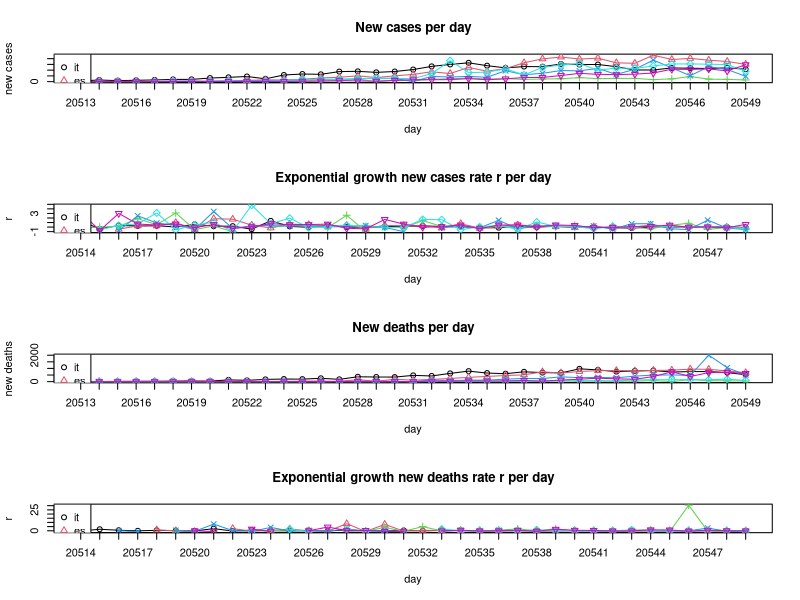

Write R code to recreate this figure.
## Exponential growth
# y = a * (1 + r)^x
# a = initial value (the amount before measuring growth or decay)
# r = growth or decay rate (most often represented as a percentage and expressed as a decimal)
# x = number of time intervals that have passed
# (y/a)^(1/x) - 1 = r

BASE_DIR <- "~/covid-19/"
setwd(BASE_DIR)

## March: New confirmed covid-19 cases per day. Data taken from daily situation reports from the WHO website.
days <- as.Date(c('01.03','02.03','03.03','04.03','05.03','06.03','07.03',
          '08.03','09.03','10.03','11.03','12.03','13.03','14.03',
          '15.03','16.03','17.03','18.03','19.03','20.03','21.03',
          '22.03','23.03','24.03','25.03','26.03','27.03','28.03',
          '29.03','30.03','31.03','01.04','02.04','03.04','04.04',
          '05.04','06.04'), tryFormats = c("%d.%m"))
it <- c(240,561,347,466,587,769,778,1247,1492,1797,977,2313,2651,
        2547,3497,3590,3233,3526,4207,5322,5986,6557,5560,4789,5249,
        5210,6153,5959,5974,5217,4050,4053,4782,4668,4585,4805,4316)
es <- c(13,0,69,37,47,59,117,56,159,435,615,501,825,1266,1522,2000,
        1438,1987,2538,3431,2833,4946,3646,4517,6584,7937,8578,7871,
        8189,6549,6398,9222,7719,8102,7472,7026,6023)
ch <- c(8,6,6,7,20,30,123,55,68,0,159,154,213,267,234,841,0,450,353,
        853,977,1237,894,1044,774,925,1000,1390,1048,1122,1138,696,
        962,1774,862,783,576)
fr <- c(43,0,91,21,73,138,193,93,410,286,372,495,591,780,829,911,
        1193,1079,0,1834,1598,1821,1525,3794,2410,2895,3866,3756,
        4603,2497,4335,7500,4784,2066,5209,4221,1850)
de <- c(0,72,28,39,66,272,105,156,317,27,157,271,802,693,733,1043,
        1174,1144,1042,2801,7324,3140,3311,4438,2342,4954,5780,6294,
        3965,4751,4615,5453,6156,6174,6082,5936,3677)
uk <- c(3,13,3,12,20,29,49,43,67,46,50,87,134,208,342,251,152,407,
        672,647,706,1035,669,967,1427,1452,2129,2885,2546,2433,2619,
        3009,4324,4244,4450,3735,5903)
all_countries <- list(it,es,ch,fr,de,uk)

## March: New confirmed covid-19 deaths per day. Data taken from daily situation reports from the WHO website.
it_d <- c(8,6,17,28,27,41,49,37,132,97,168,196,189,252,173,368,349,
          345,473,429,625,795,649,601,743,685,660,971,887,758,810,
          839,727,760,764,681,527)
es_d <- c(0,0,0,0,1,2,2,0,5,18,8,12,36,36,16,152,21,182,107,169,
          235,324,394,462,514,738,655,769,832,838,812,849,864,950,
          932,809,674)
ch_d <- c(0,0,0,0,0,1,0,1,0,0,1,1,2,0,5,2,1,5,2,12,10,13,4,6,20,17,
          58,36,38,22,38,78,5,158,71,59,49)
fr_d <- c(0,0,1,1,0,2,3,1,9,11,3,15,13,18,12,36,21,27,0,128,78,112,
          112,186,240,231,364,297,319,291,415,497,505,471,2003,1053,
          518)
de_d <- c(0,0,0,0,0,0,0,0,0,2,0,1,3,0,2,4,1,0,0,8,25,22,27,32,23,49,
          55,72,64,66,128,149,140,145,141,184,92)
uk_d <- c(0,0,0,0,0,0,1,1,0,1,3,0,2,2,11,14,20,5,0,41,33,56,48,54,
          87,41,115,181,260,209,180,381,743,389,684,708,621)
all_countries_d <- list(it_d,es_d,ch_d,fr_d,de_d,uk_d)

## Computing exponential growth rates r
compute_r <- function(y, t, x){
  r <- c()
  for(i in 2:length(t)){
    new_r <- (y[i] / y[i-1])^(1/x) - 1
    if(abs(new_r) %in% c(Inf, NaN)) new_r <- NA
    r <- c(r, new_r)
  }
  return(r)
}

r_it <- compute_r(it, days, 1)
r_es <- compute_r(es, days, 1)
r_ch <- compute_r(ch, days, 1)
r_fr <- compute_r(fr, days, 1)
r_de <- compute_r(de, days, 1)
r_uk <- compute_r(uk, days, 1)
all_countries_r <- list(r_it,r_es,r_ch,r_fr,r_de,r_uk)

r_it_d <- compute_r(it_d, days, 1)
r_es_d <- compute_r(es_d, days, 1)
r_ch_d <- compute_r(ch_d, days, 1)
r_fr_d <- compute_r(fr_d, days, 1)
r_de_d <- compute_r(de_d, days, 1)
r_uk_d <- compute_r(uk_d, days, 1)
all_countries_r_d <- list(r_it_d,r_es_d,r_ch_d,r_fr_d,r_de_d,r_uk_d)

## Plotting
all_countries_names <- c('it','es','ch','fr','de','uk')
colors <- 1:length(all_countries_names)
pchs <- 1:length(all_countries_names)

pdf('figures/static-new-cases-with-growth-rate.pdf', height = 10, paper = 'a4')

par(mfrow=c(4,1))

# New cases per day
plot(days, unlist(all_countries[1]), main='New cases per day', type='o',
     ylim=c(0,max(unlist(all_countries),na.rm=T)),
     xaxt="n", col=colors[1], pch=pchs[1], ylab='new cases', xlab='day')
axis(1, at=days, labels=T)
for(i in 2:length(all_countries)){
  lines(days, unlist(all_countries[i]), type='o', col=colors[i], pch=pchs[i])
}
legend('topleft',legend=all_countries_names,col=colors,pch=pchs)

# Exponential growth new cases rate r per day
plot(days[-1], unlist(all_countries_r[1]), main='Exponential growth new cases rate r per day', type='o',
     ylim=c(min(unlist(all_countries_r),na.rm=T), max(unlist(all_countries_r),na.rm=T)),
     xaxt="n", col=colors[1], pch=pchs[1], ylab='r', xlab='day')
axis(1, at=days[-1], labels=T)
for(i in 2:length(all_countries_r)){
  lines(days[-1], unlist(all_countries_r[i]), type='o', col=colors[i], pch=pchs[i])
}
legend('topleft',legend=all_countries_names,col=colors,pch=pchs)


# New deaths per day
plot(days, unlist(all_countries_d[1]), main='New deaths per day', type='o',
     ylim=c(0,max(unlist(all_countries_d),na.rm=T)),
     xaxt="n", col=colors[1], pch=pchs[1], ylab='new deaths', xlab='day')
axis(1, at=days, labels=T)
for(i in 2:length(all_countries_d)){
  lines(days, unlist(all_countries_d[i]), type='o', col=colors[i], pch=pchs[i])
}
legend('topleft',legend=all_countries_names,col=colors,pch=pchs)

# Exponential growth new deaths rate r per day
plot(days[-1], unlist(all_countries_r_d[1]), main='Exponential growth new deaths rate r per day', type='o',
     ylim=c(min(unlist(all_countries_r_d),na.rm=T), max(unlist(all_countries_r_d),na.rm=T)),
     xaxt="n", col=colors[1], pch=pchs[1], ylab='r', xlab='day')
axis(1, at=days[-1], labels=T)
for(i in 2:length(all_countries_r_d)){
  lines(days[-1], unlist(all_countries_r_d[i]), type='o', col=colors[i], pch=pchs[i])
}
legend('topleft',legend=all_countries_names,col=colors,pch=pchs)

dev.off <- dev.off()
